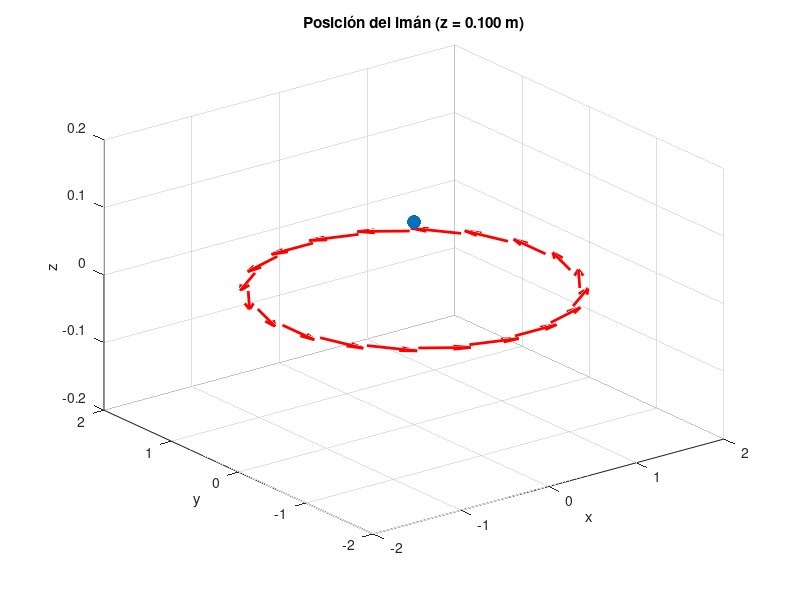

MATLAB code to generate this figure: (Note: this script raises an error after producing the figure.)
%---------------------------------------------------------%
%     Simulación de imán cayendo por una espira con FEM   %
%---------------------------------------------------------%
clc; clear; close all;  % Limpia la consola, las variables y las figuras

%------------------------ ESPIRA ------------------------%
nl = 1;        % Número de niveles (solo 1 espira)
N = 20;        % Número de segmentos en la espira (puntos en el círculo)
totalPoints = N * nl;  % Total de puntos a graficar

% Rango del espacio para visualización (malla)
ds = 0.1;              % Resolución del espacio
x = -5:ds:5;           % Coordenadas x
y = -5:ds:5;           % Coordenadas y
z = x;                 % Coordenadas z iguales a x (solo para generar el mismo tamaño)
Lx = length(x);        % Tamaño del eje x
Ly = length(y);        % Tamaño del eje y
Lz = length(z);        % Tamaño del eje z

% Parámetros físicos de la espira
rw = 0.2;              % Radio del alambre (no se usa directamente aquí)
I = 300;               % Corriente en la espira
mo = 4*pi*1e-7;        % Permeabilidad magnética del vacío
km = mo*I/(4*pi);      % Constante para campo magnético
R = 1.5;               % Radio de la espira
dtheta = 2*pi/N;       % Incremento angular para crear el círculo
ang = 0:dtheta:(2*pi - dtheta);  % Ángulos para cada punto en la espira

% Inicialización de vectores para posiciones y tangentes de la espira
Px = zeros(1, totalPoints);  % Coordenadas x de los puntos de la espira
Py = zeros(1, totalPoints);  % Coordenadas y
Pz = zeros(1, totalPoints);  % Coordenadas z (todas en plano z = 0)
dx = zeros(1, totalPoints);  % Componentes x de los vectores tangentes
dy = zeros(1, totalPoints);  % Componentes y
dz = zeros(1, totalPoints);  % Componentes z (cero porque está en el plano xy)

% Generación de los puntos de la espira
s = 1;  % Índice inicial
for I = 1:nl
    Px(s:s+N-1) = R * cos(ang);                 % Coordenadas x en círculo
    Py(s:s+N-1) = R * sin(ang);                 % Coordenadas y
    Pz(s:s+N-1) = 0;                            % z = 0 (plano xy)
    dx(s:s+N-1) = -Py(s:s+N-1) * dtheta;        % Derivada de x respecto a theta
    dy(s:s+N-1) = Px(s:s+N-1) * dtheta;         % Derivada de y respecto a theta
    s = s + N;                                  % Avanza al siguiente grupo
end

dz = zeros(1, totalPoints);  % Componentes z de los vectores tangentes = 0

%-------------------- PARÁMETROS DEL IMÁN --------------------%
mag = 500;       % Momento magnético del imán
Rring = 0.5;     % Radio del imán (suponiendo que también es circular)
zo = 0.1;        % Posición inicial del imán sobre la espira (eje z)
dt = 0.01;       % Intervalo de tiempo para la simulación
zring = 0;       % Altura de la espira (siempre en z = 0)

% Inicialización de vectores para simulación
t = zeros(1, 2000);      % Tiempo
zm = zeros(1, 2000);     % Posición del imán (z)
zm(1) = zo;              % Posición inicial del imán
vz = zeros(1, 2000);     % Velocidad del imán
fem = zeros(1, 2000);    % Fuerza electromotriz inducida
cc = 1;                  % Contador del tiempo

%------------------ SIMULACIÓN PRINCIPAL ------------------%
% Mientras el imán no haya pasado por completo la espira
while zm(cc) > 0.0172

    pause(0.001);  % Pausa breve para visualizar la animación

    %----------- ANIMACIÓN EN FIGURA 1 -----------%
    figure(1); clf                          % Limpia la figura
    quiver3(Px, Py, Pz, dx, dy, dz, 0.5, '-r', 'LineWidth', 2) % Dibuja la espira como vectores
    hold on
    scatter3(0, 0, zm(cc), 100, 'filled')  % Dibuja el imán como un punto grande en z
    axis([-2 2 -2 2 -0.2 0.2])              % Límites de la gráfica
    xlabel('x'); ylabel('y'); zlabel('z');
    title(['Posición del imán (z = ' num2str(zm(cc), '%.3f') ' m)'])  % Muestra posición actual
    view(3)                                % Vista en 3D
    drawnow                                % Actualiza la figura

    %----------- CÁLCULO DE LA FEM INDUCIDA -----------%
    [xg, yg, phiB1, Bz] = B_due_M(zm(cc), mag, Rring);     % Flujo magnético en t
    zm(cc+1) = zm(cc) + vz(cc)*dt - 0.5*9.81*dt^2;         % Nueva posición (fórmula de física)
    vz(cc+1) = vz(cc) - 9.81*dt;                           % Nueva velocidad (aceleración gravitacional)
    [~, ~, phiB2, ~] = B_due_M(zm(cc+1), mag, Rring);      % Flujo magnético en t+1
    fem(cc) = - (phiB2 - phiB1) / dt;                      % Ley de Faraday: FEM inducida

    %----------- GRAFICACIÓN COMENTADA (opcional) -----------%
    % Las siguientes líneas están comentadas, pero servirían para mostrar
    % gráficas adicionales como la FEM, altura, o el campo magnético en tiempo real

    % subplot(2,2,1)  → FEM en el tiempo
    % subplot(2,2,2)  → Altura del imán
    % subplot(2,2,3)  → Magnitud del campo magnético
    % subplot(2,2,4)  → Superficie 3D del campo

    %----------- ACTUALIZAR TIEMPO -----------%
    cc = cc + 1;                  % Avanza al siguiente paso de simulación
    t(cc) = t(cc-1) + dt;         % Avanza el tiempo
end
